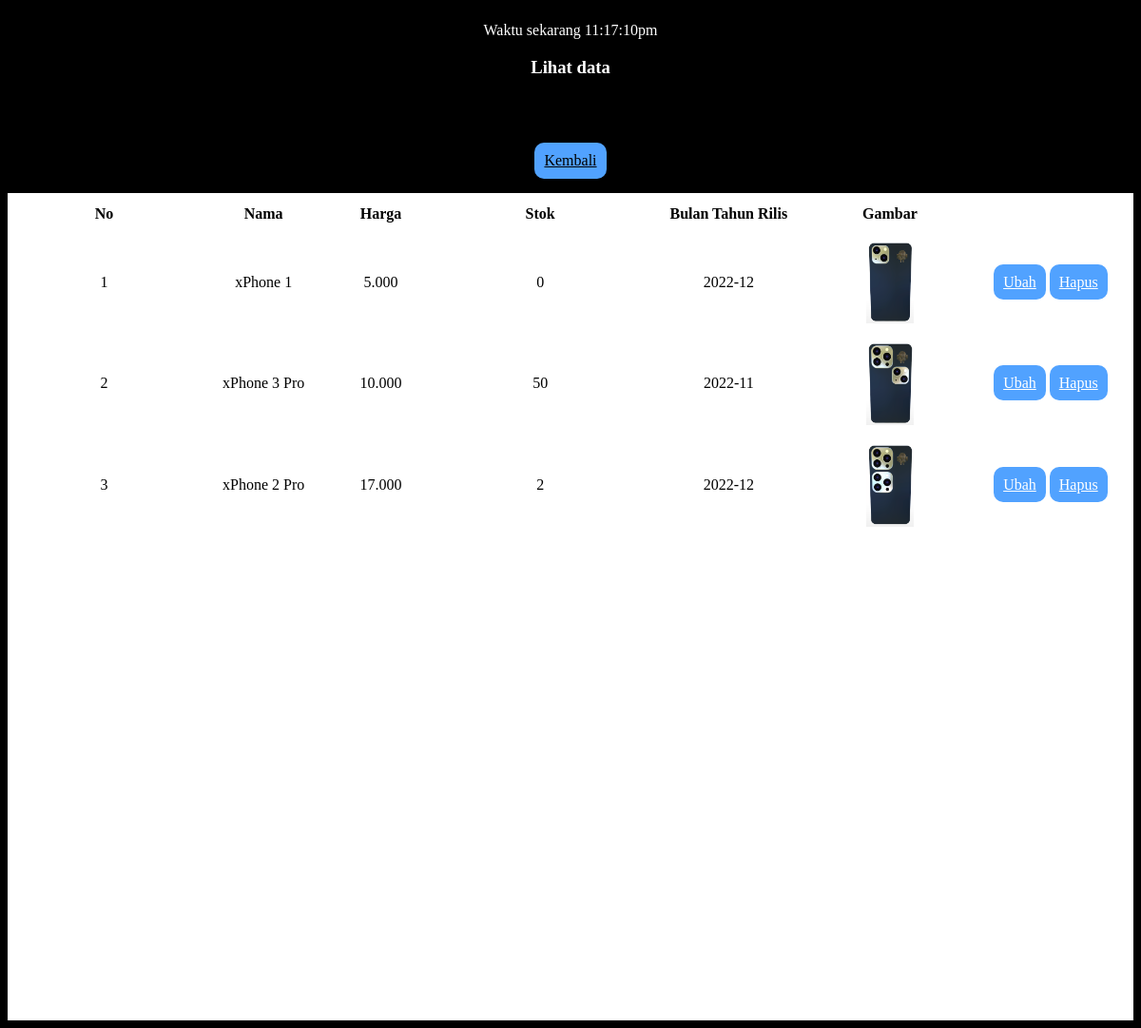
Screenshot of /uasweb/admin/read.php with the database file from the repository.
### tables this page shows
CREATE TABLE `produk` (
  `id_hp` int(100) NOT NULL,
  `nama_hp` varchar(255) NOT NULL,
  `harga_hp` varchar(255) NOT NULL,
  `stok_hp` varchar(255) NOT NULL,
  `bulantahun` varchar(255) NOT NULL,
  `gambar` varchar(255) NOT NULL
);

### uasweb/admin/read.php (the view)
<link rel="stylesheet" href="../style/style.css?v=<?php echo time(); ?>">
<?php
    require '../database/connection.php';
    $result = mysqli_query($conn, "SELECT * FROM produk");
    $produk = [];
    while($row = mysqli_fetch_assoc($result)){
        $produk[] = $row;
    }
?>
<div id="adminCreateNavbar">
    <?php echo "Waktu sekarang " . date("h:i:sa"); ?>
    <h3>Lihat data</h3>
</div>
<div class="navbarTengah">
    <a href="../admin/admin.php" style="color:black;" id="kembaliAdmin">Kembali</a>
</div>
<div class="readForm">
    <table class="table">
        <thead class="thead">
            <tr>
                <th>No</th>
                <th>Nama</th>
                <th>Harga</th>
                <th>Stok</th>
                <th>Bulan Tahun Rilis</th>
                <th>Gambar</th>
            </tr>
        </thead>
        <tbody>
            <?php $i = 1; foreach($produk as $mng) : ?>
            <tr>
                <td><?php echo $i; ?></td>
                <td><?php echo $mng["nama_hp"]; ?></td>
                <td><?php echo $mng["harga_hp"]; ?></td>
                <td><?php echo $mng["stok_hp"]; ?></td>
                <td><?php echo $mng['bulantahun']; ?></td>
                <td><img src="../image/<?php echo $mng['gambar'] ?>" alt="xphone1" style="max-width: 50px;height: auto;"><br></td>
                <td>
                    <a href="update.php?id=<?php echo $mng["id_hp"]; ?>" onclick="return confirm('Yakin ingin mengubah?');" role="button" id="kembaliAdmin" name="update">Ubah</a>
                    <a href="delete.php?id=<?php echo $mng["id_hp"]; ?>" onclick="return confirm('Yakin ingin menghapus?');" role="button" id="kembaliAdmin">Hapus</a>
                </td>
            </tr>
            <?php $i++; endforeach; ?>
        </tbody>
    </table>
</div>

### uasweb/style/style.css (style rules this page uses)
.navbarTengah { display: flex; justify-content: center; margin-top: 15px; padding: 15px; }
#kembaliAdmin { background-color: rgb(81, 162, 255); color: white; text-align: center; border-radius: 10px; padding: 10px; }
#adminCreateNavbar { color: white; max-width: auto; height: 82px; text-align: center; padding: 15px; }
.readForm { background-color: white; color: black; min-height: 870px; }
.readForm table { table-layout: fixed; width: 100%; border-collapse: collapse; border: 3px solid white; }
.readForm thead th:nth-child(1) { width: 15%; }
.readForm thead th:nth-child(2) { width: 10%; }
.readForm thead th:nth-child(3) { width: 7.5%; }
.readForm thead th:nth-child(4) { width: 17.5%; }
.readForm th, td { padding: 10px; }
.readForm tbody { text-align: center; }

### rows the page displays
produk: nama_hp "xPhone 1", harga_hp "5.000", stok_hp "0", bulantahun "2022-12", gambar (picture)
produk: nama_hp "xPhone 3 Pro", harga_hp "10.000", stok_hp "50", bulantahun "2022-11", gambar (picture)
produk: nama_hp "xPhone 2 Pro", harga_hp "17.000", stok_hp "2", bulantahun "2022-12", gambar (picture)
